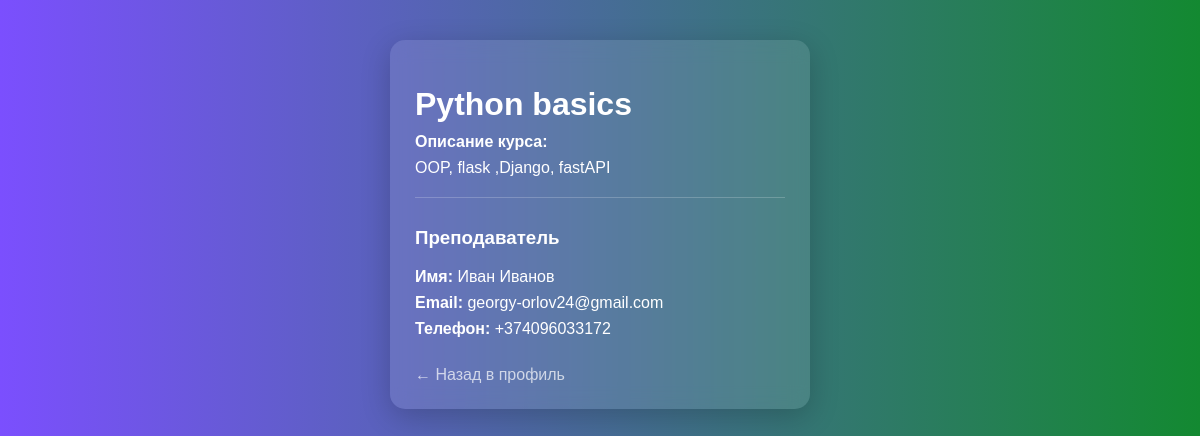
Screenshot of /course/1 (signed in) with the database file from the repository.
### models.py (models this page shows)
class Course(Base):
    __tablename__ = "courses"
    id = Column(Integer, primary_key=True)
    title = Column(String)
    description = Column(String)

class User(Base):
    __tablename__ = "users"
    id = Column(Integer, primary_key=True, index=True)
    name = Column(String)
    surname = Column(String)
    email = Column(String, unique=True)
    password = Column(String)
    phone = Column(String)
    age = Column(Integer)
    role = Column(String)  # student / teacher

### main.py (the view)
@app.get("/course/{course_id}", response_class=HTMLResponse)
async def course_detail(request: Request, course_id: int):
    user = request.session.get("user")
    if not user:
        return RedirectResponse(url="/")
    db = SessionLocal()
    course = db.query(Course).filter(Course.id == course_id).first()
    if not course:
        db.close()
        return RedirectResponse(url="/profile")
    teacher = db.query(User).filter(User.role == "teacher").first()
    db.close()
    return templates.TemplateResponse("course.html", {
        "request": request,
        "course": course,
        "teacher": teacher,
        "user": user
    })

### templates/course.html (shortened to what this page needs)
<!DOCTYPE html>
<html lang="ru">
<head>
    <link rel="stylesheet" href="/static/style.css">
</head>
<body>
<div class="container">
    <h1>{{ course.title }}</h1>
    <p><b>Описание курса:</b></p>
    <p>{{ course.description }}</p>
    <div class="block">
        <h3>Преподаватель</h3>
        {% if teacher %}
            <p><b>Имя:</b> {{ teacher.name }} {{ teacher.surname }}</p>
            <p><b>Email:</b> {{ teacher.email }}</p>
            <p><b>Телефон:</b> {{ teacher.phone }}</p>
        {% else %}
            <p>Преподаватель не указан</p>
        {% endif %}
    </div>
    <a href="/profile">← Назад в профиль</a>
</div>
</body>
</html>

### static/style.css (style rules this page uses)
*, *::before, *::after { box-sizing: border-box; }
body { font-family: Arial, sans-serif; background: linear-gradient(to right, #7b4ffe, #138931); margin: 0; padding: 0; }
.container { background: rgba(255, 255, 255, 0.1); padding: 40px; border-radius: 16px; width: 420px; margin: 100px auto; backdrop-filter: blur(10px); box-shadow: 0 8px 30px rgba(0,0,0,0.2); }
h1 { color: white; font-size: 32px; margin-bottom: 20px; }

### templates/course.html (style rules this page uses)
body { font-family: Arial, sans-serif; padding: 40px; color: white; }
.container { max-width: 600px; margin: 0 auto;; padding: 25px; border-radius: 15px; }
h1 { margin-bottom: 10px; }
p { margin: 8px 0; }
.block { margin-top: 20px; padding-top: 10px; border-top: 1px solid rgba(255,255,255,0.2); }
a { display: inline-block; margin-top: 20px; color: white; text-decoration: none; opacity: 0.7; }

### rows the page displays
Course: title "Python basics", description "OOP, flask ,Django, fastAPI"
User: name "Иван", surname "Иванов", email "georgy-orlov24@gmail.com", phone "+374096033172"
